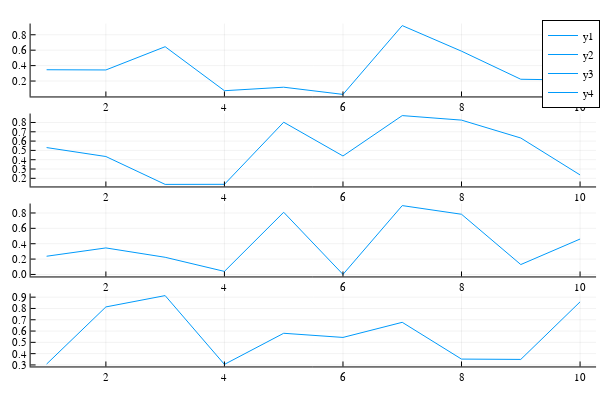

The code cell stored with this chart in its notebook:
### Code cell
y = rand(10, 4)
plot(x, y, layout = (4, 1))

### Figure 1 — Plotly figure (JSON) as saved in the notebook; plotly's stock layout.template omitted (floating-point values rounded to 4 significant figures)
{"data": [{"colorbar": {"title": ""}, "legendgroup": "y1", "line": {"color": "rgba(0, 154, 250, 1.000)", "dash": "solid", "shape": "linear", "width": 1}, "mode": "lines", "name": "y1", "showlegend": true, "type": "scatter", "x": [1, 2, 3, 4, 5, 6, 7, 8, 9, 10], "xaxis": "x1", "y": [0.3465, 0.3437, 0.6451, 0.0746, 0.1201, 0.02689, 0.9185, 0.587, 0.2229, 0.2116], "yaxis": "y1", "zmax": null, "zmin": null}, {"colorbar": {"title": ""}, "legendgroup": "y2", "line": {"color": "rgba(0, 154, 250, 1.000)", "dash": "solid", "shape": "linear", "width": 1}, "mode": "lines", "name": "y2", "showlegend": true, "type": "scatter", "x": [1, 2, 3, 4, 5, 6, 7, 8, 9, 10], "xaxis": "x2", "y": [0.5305, 0.4343, 0.1348, 0.1356, 0.8029, 0.4401, 0.8738, 0.8255, 0.6331, 0.2366], "yaxis": "y2", "zmax": null, "zmin": null}, {"colorbar": {"title": ""}, "legendgroup": "y3", "line": {"color": "rgba(0, 154, 250, 1.000)", "dash": "solid", "shape": "linear", "width": 1}, "mode": "lines", "name": "y3", "showlegend": true, "type": "scatter", "x": [1, 2, 3, 4, 5, 6, 7, 8, 9, 10], "xaxis": "x3", "y": [0.2371, 0.3452, 0.2234, 0.03977, 0.8094, 0.0008973, 0.8959, 0.7833, 0.129, 0.4608], "yaxis": "y3", "zmax": null, "zmin": null}, {"colorbar": {"title": ""}, "legendgroup": "y4", "line": {"color": "rgba(0, 154, 250, 1.000)", "dash": "solid", "shape": "linear", "width": 1}, "mode": "lines", "name": "y4", "showlegend": true, "type": "scatter", "x": [1, 2, 3, 4, 5, 6, 7, 8, 9, 10], "xaxis": "x4", "y": [0.3078, 0.8135, 0.9137, 0.3049, 0.5803, 0.5436, 0.6774, 0.3519, 0.349, 0.8583], "yaxis": "y4", "zmax": null, "zmin": null}], "layout": {"annotations": [], "height": 400, "legend": {"bgcolor": "rgba(255, 255, 255, 1.000)", "bordercolor": "rgba(0, 0, 0, 1.000)", "borderwidth": 1, "font": {"color": "rgba(0, 0, 0, 1.000)", "family": "sans-serif", "size": 11}, "title": {"font": {"color": "rgba(0, 0, 0, 1.000)", "family": "sans-serif", "size": 15}, "text": ""}, "tracegroupgap": 0, "traceorder": "normal", "x": 1, "xanchor": "auto", "y": 1, "yanchor": "auto"}, "margin": {"b": 20, "l": 0, "r": 0, "t": 20}, "paper_bgcolor": "rgba(255, 255, 255, 1.000)", "plot_bgcolor": "rgba(255, 255, 255, 1.000)", "showlegend": true, "width": 600, "xaxis1": {"anchor": "y1", "domain": [0.05101, 0.9934], "gridcolor": "rgba(0, 0, 0, 0.100)", "gridwidth": 0.5, "linecolor": "rgba(0, 0, 0, 1.000)", "mirror": false, "range": [0.73, 10.27], "showgrid": true, "showline": true, "showticklabels": true, "tickangle": 0, "tickcolor": "rgb(0, 0, 0)", "tickfont": {"color": "rgba(0, 0, 0, 1.000)", "family": "sans-serif", "size": 11}, "tickmode": "array", "ticks": "inside", "ticktext": ["2", "4", "6", "8", "10"], "tickvals": [2, 4, 6, 8, 10], "title": "", "titlefont": {"color": "rgba(0, 0, 0, 1.000)", "family": "sans-serif", "size": 15}, "type": "-", "visible": true, "zeroline": false, "zerolinecolor": "rgba(0, 0, 0, 1.000)"}, "xaxis2": {"anchor": "y2", "domain": [0.05101, 0.9934], "gridcolor": "rgba(0, 0, 0, 0.100)", "gridwidth": 0.5, "linecolor": "rgba(0, 0, 0, 1.000)", "mirror": false, "range": [0.73, 10.27], "showgrid": true, "showline": true, "showticklabels": true, "tickangle": 0, "tickcolor": "rgb(0, 0, 0)", "tickfont": {"color": "rgba(0, 0, 0, 1.000)", "family": "sans-serif", "size": 11}, "tickmode": "array", "ticks": "inside", "ticktext": ["2", "4", "6", "8", "10"], "tickvals": [2, 4, 6, 8, 10], "title": "", "titlefont": {"color": "rgba(0, 0, 0, 1.000)", "family": "sans-serif", "size": 15}, "type": "-", "visible": true, "zeroline": false, "zerolinecolor": "rgba(0, 0, 0, 1.000)"}, "xaxis3": {"anchor": "y3", "domain": [0.05101, 0.9934], "gridcolor": "rgba(0, 0, 0, 0.100)", "gridwidth": 0.5, "linecolor": "rgba(0, 0, 0, 1.000)", "mirror": false, "range": [0.73, 10.27], "showgrid": true, "showline": true, "showticklabels": true, "tickangle": 0, "tickcolor": "rgb(0, 0, 0)", "tickfont": {"color": "rgba(0, 0, 0, 1.000)", "family": "sans-serif", "size": 11}, "tickmode": "array", "ticks": "inside", "ticktext": ["2", "4", "6", "8", "10"], "tickvals": [2, 4, 6, 8, 10], "title": "", "titlefont": {"color": "rgba(0, 0, 0, 1.000)", "family": "sans-serif", "size": 15}, "type": "-", "visible": true, "zeroline": false, "zerolinecolor": "rgba(0, 0, 0, 1.000)"}, "xaxis4": {"anchor": "y4", "domain": [0.05101, 0.9934], "gridcolor": "rgba(0, 0, 0, 0.100)", "gridwidth": 0.5, "linecolor": "rgba(0, 0, 0, 1.000)", "mirror": false, "range": [0.73, 10.27], "showgrid": true, "showline": true, "showticklabels": true, "tickangle": 0, "tickcolor": "rgb(0, 0, 0)", "tickfont": {"color": "rgba(0, 0, 0, 1.000)", "family": "sans-serif", "size": 11}, "tickmode": "array", "ticks": "inside", "ticktext": ["2", "4", "6", "8", "10"], "tickvals": [2, 4, 6, 8, 10], "title": "", "titlefont": {"color": "rgba(0, 0, 0, 1.000)", "family": "sans-serif", "size": 15}, "type": "-", "visible": true, "zeroline": false, "zerolinecolor": "rgba(0, 0, 0, 1.000)"}, "yaxis1": {"anchor": "x1", "domain": [0.7876, 0.9902], "gridcolor": "rgba(0, 0, 0, 0.100)", "gridwidth": 0.5, "linecolor": "rgba(0, 0, 0, 1.000)", "mirror": false, "range": [0.0001378, 0.9453], "showgrid": true, "showline": true, "showticklabels": true, "tickangle": 0, "tickcolor": "rgb(0, 0, 0)", "tickfont": {"color": "rgba(0, 0, 0, 1.000)", "family": "sans-serif", "size": 11}, "tickmode": "array", "ticks": "inside", "ticktext": ["0.2", "0.4", "0.6", "0.8"], "tickvals": [0.2, 0.4, 0.6, 0.8], "title": "", "titlefont": {"color": "rgba(0, 0, 0, 1.000)", "family": "sans-serif", "size": 15}, "type": "-", "visible": true, "zeroline": false, "zerolinecolor": "rgba(0, 0, 0, 1.000)"}, "yaxis2": {"anchor": "x2", "domain": [0.5376, 0.7402], "gridcolor": "rgba(0, 0, 0, 0.100)", "gridwidth": 0.5, "linecolor": "rgba(0, 0, 0, 1.000)", "mirror": false, "range": [0.1127, 0.896], "showgrid": true, "showline": true, "showticklabels": true, "tickangle": 0, "tickcolor": "rgb(0, 0, 0)", "tickfont": {"color": "rgba(0, 0, 0, 1.000)", "family": "sans-serif", "size": 11}, "tickmode": "array", "ticks": "inside", "ticktext": ["0.2", "0.3", "0.4", "0.5", "0.6", "0.7", "0.8"], "tickvals": [0.2, 0.3, 0.4, 0.5, 0.6, 0.7, 0.8], "title": "", "titlefont": {"color": "rgba(0, 0, 0, 1.000)", "family": "sans-serif", "size": 15}, "type": "-", "visible": true, "zeroline": false, "zerolinecolor": "rgba(0, 0, 0, 1.000)"}, "yaxis3": {"anchor": "x3", "domain": [0.2876, 0.4902], "gridcolor": "rgba(0, 0, 0, 0.100)", "gridwidth": 0.5, "linecolor": "rgba(0, 0, 0, 1.000)", "mirror": false, "range": [-0.02595, 0.9227], "showgrid": true, "showline": true, "showticklabels": true, "tickangle": 0, "tickcolor": "rgb(0, 0, 0)", "tickfont": {"color": "rgba(0, 0, 0, 1.000)", "family": "sans-serif", "size": 11}, "tickmode": "array", "ticks": "inside", "ticktext": ["0.0", "0.2", "0.4", "0.6", "0.8"], "tickvals": [0, 0.2, 0.4, 0.6, 0.8], "title": "", "titlefont": {"color": "rgba(0, 0, 0, 1.000)", "family": "sans-serif", "size": 15}, "type": "-", "visible": true, "zeroline": false, "zerolinecolor": "rgba(0, 0, 0, 1.000)"}, "yaxis4": {"anchor": "x4", "domain": [0.03762, 0.2402], "gridcolor": "rgba(0, 0, 0, 0.100)", "gridwidth": 0.5, "linecolor": "rgba(0, 0, 0, 1.000)", "mirror": false, "range": [0.2866, 0.932], "showgrid": true, "showline": true, "showticklabels": true, "tickangle": 0, "tickcolor": "rgb(0, 0, 0)", "tickfont": {"color": "rgba(0, 0, 0, 1.000)", "family": "sans-serif", "size": 11}, "tickmode": "array", "ticks": "inside", "ticktext": ["0.3", "0.4", "0.5", "0.6", "0.7", "0.8", "0.9"], "tickvals": [0.3, 0.4, 0.5, 0.6, 0.7, 0.8, 0.9], "title": "", "titlefont": {"color": "rgba(0, 0, 0, 1.000)", "family": "sans-serif", "size": 15}, "type": "-", "visible": true, "zeroline": false, "zerolinecolor": "rgba(0, 0, 0, 1.000)"}}}
